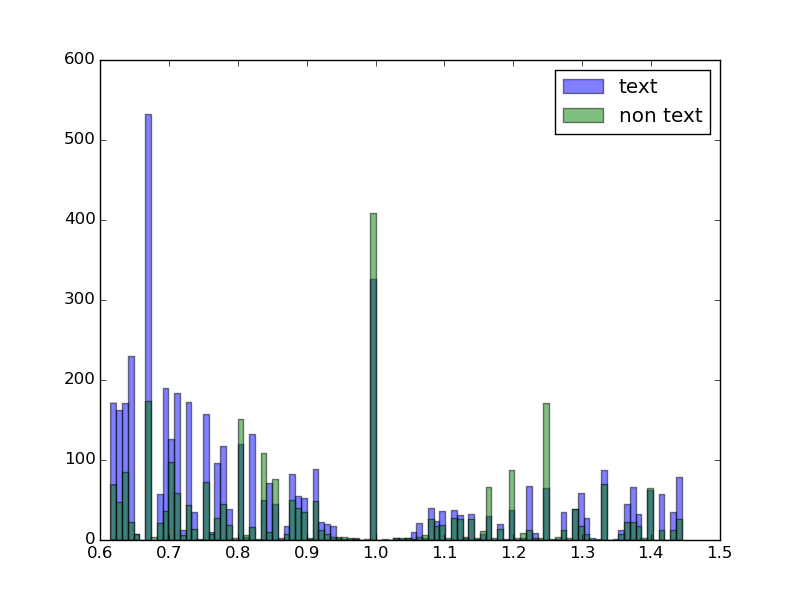
#> input picture extra-things/aspectratiohisttextnontext25to75percentile.png, 800 x 600 px
$ python heuBasedTextNonText.py ../extra-things/aspectratiohisttextnontext25to75percentile.png   (Python 2 division)
#> lines starting #> are read from the running program, lines starting #| are printed output that depends on the picture
from __future__ import division
import sys
from PIL import Image,ImageDraw
import numpy as np
import colorsys
from operator import itemgetter
import os

def getcolorpercentage(imgsec):
	#print imgsec,imgsec.shape
	totalarea=imgsec.shape[0]*imgsec.shape[1]
	colorpixels=0
	for i in range(0,imgsec.shape[0]):
		for j in range(0,imgsec.shape[1]):
			h,s,v=imgsec[i][j]
			if (v > 5 and s>10): #not white, black,grey
				 colorpixels+=1
	try:
		return (colorpixels/totalarea)*100
	except ZeroDivisionError:
		return 100
	#return (colorpixels/totalarea)*100

imagefile=sys.argv[1]
dir,actualimage=os.path.split(imagefile)
boxfile="/home/sagnik/linegraph-experiment-1/pngs/colorfigures/training/textextraction/goldstandardfortext/boxlocsgold/"\
	+actualimage[:-4]+"-textgold.box"
boxpredictedfile="/home/sagnik/linegraph-experiment-1/pngs/colorfigures/training/textextraction/goldstandardfortext/textpredictedhueboxlocs/"\
	+actualimage[:-4]+"-textpredictedhue.box"
imagepredictedfile="/home/sagnik/linegraph-experiment-1/pngs/colorfigures/training/textextraction/goldstandardfortext/textpredictedhueimage/"\
	+actualimage[:-4]+"-textpredictedhue.png"
print imagefile,boxfile
im=Image.open(imagefile).convert('RGB')
imgheight=im.size[0]
#> imgheight = 800
imgwidth=im.size[0]
#> imgwidth = 800

print im.size
#| (800, 600)
imagedata=np.asarray(im)
print imagedata.shape
#| (600, 800, 3)
#mid70percent=
huecolor=np.zeros(imagedata.shape)
for i in range(0,imagedata.shape[0]):
	for j in range(0,imagedata.shape[1]):
		rgbcolor=imagedata[i][j]
		r=rgbcolor[0]
		g=rgbcolor[1]
		b=rgbcolor[2]
		h,s,v=colorsys.rgb_to_hsv(rgbcolor[0]/255.,rgbcolor[1]/255.,rgbcolor[2]/255.)
		h=int(360*h)
		s=int(100*s)
		v=int(100*v)
		huecolor[i][j]=[h,s,v]
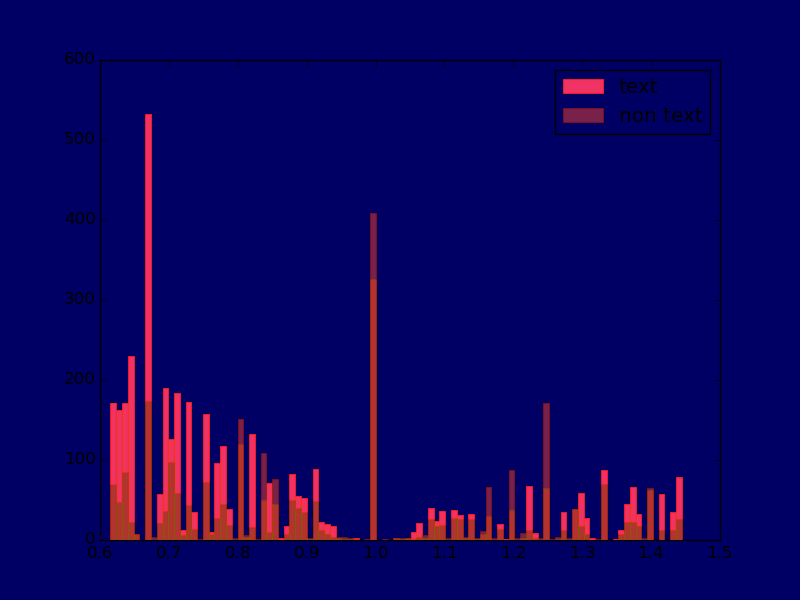
#> huecolor: shape (600, 800, 3) float64; mean R, G, B 11.5, 2.6, 96.3

#> (the run stopped early here; a loop or call above may not have finished)
